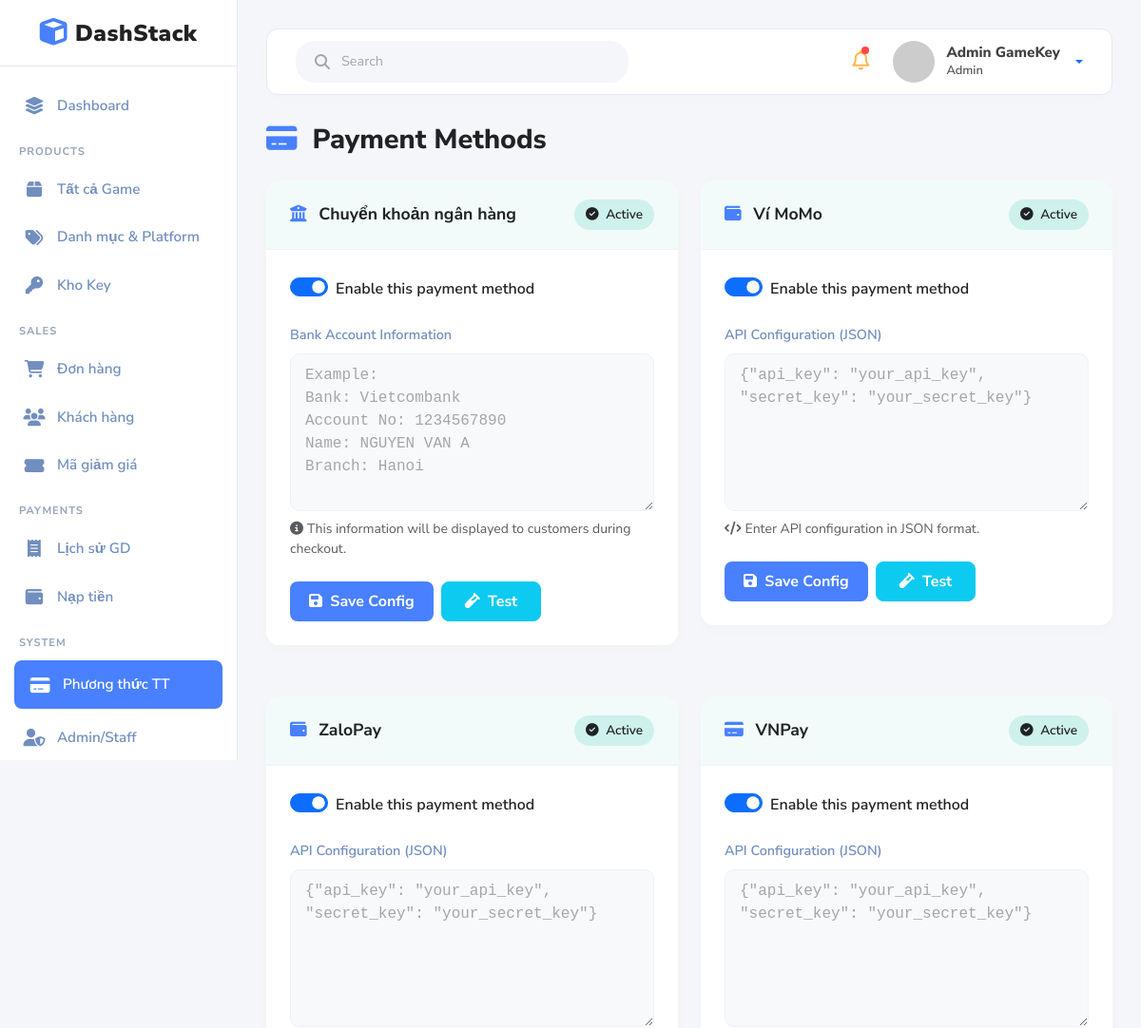
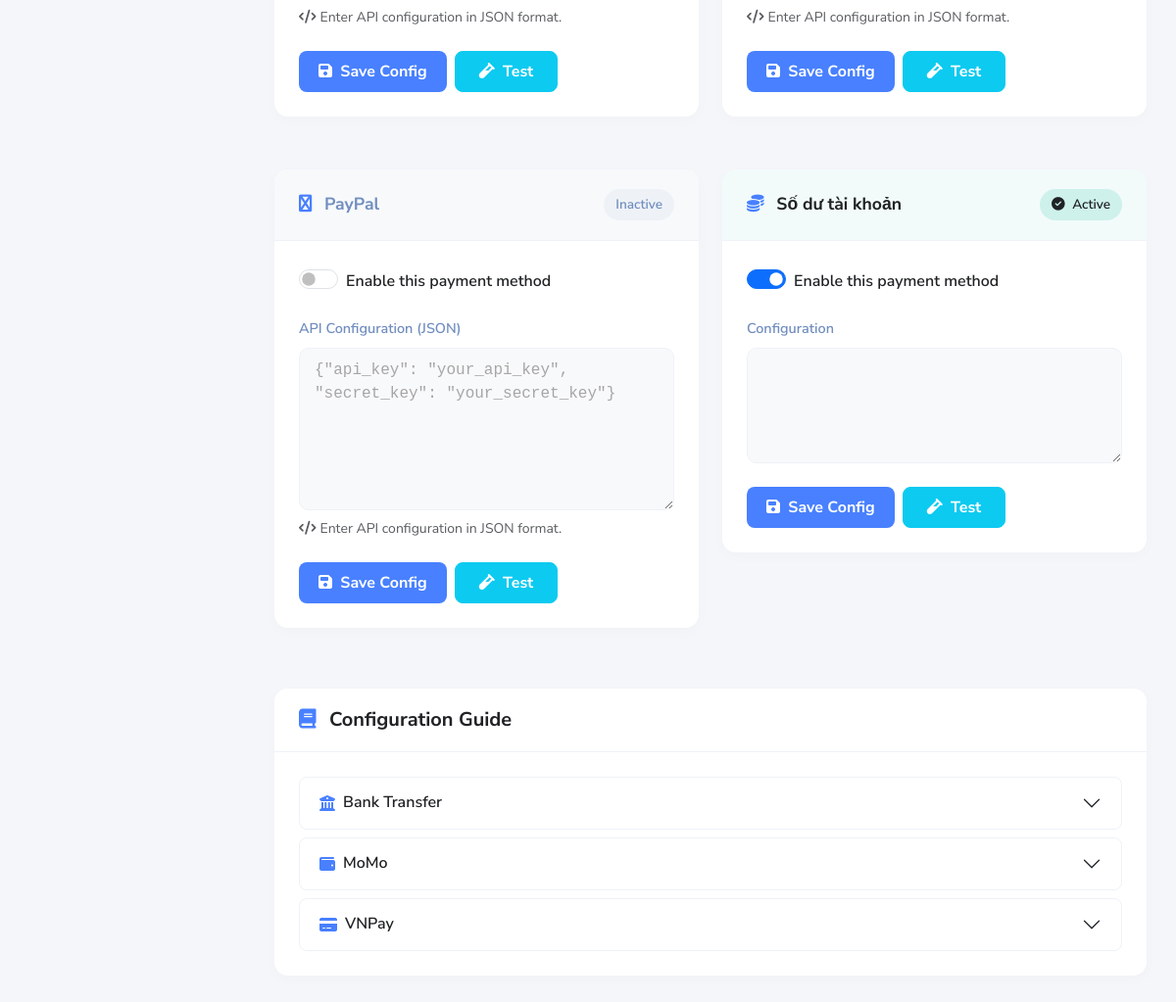
Screenshot of /admin/Payment_methods.php (signed in) with the database file from the repository (2 pictures, top to bottom).
### tables this page shows
CREATE TABLE `payment_methods` (
  `id` int(11) NOT NULL,
  `method_code` varchar(50) NOT NULL,
  `method_name` varchar(100) NOT NULL,
  `is_active` tinyint(1) NOT NULL DEFAULT 1,
  `config` text DEFAULT NULL COMMENT 'Cấu hình API (JSON)',
  `display_order` int(11) NOT NULL DEFAULT 0,
  `created_at` timestamp NOT NULL DEFAULT current_timestamp()
);

### admin/Payment_methods.php (the view, shortened to what this page needs)
<?php
require_once __DIR__ . '/../config/db.php';
include __DIR__ . '/includes/header.php';
$payment_methods = $conn->query("SELECT * FROM payment_methods ORDER BY display_order")->fetchAll();
?>
<div class="page-header mt-2">
    <h2 class="page-title"><i class="fas fa-credit-card text-primary me-2"></i> Payment Methods</h2>
</div>
<div class="row">
    <?php foreach($payment_methods as $pm):
    ?>
    <div class="col-md-6 mb-4">
        <div class="content-card">
            <div class="card-header-styled <?= $pm['is_active'] ? 'active-header' : 'inactive-header' ?>">
                <div class="d-flex justify-content-between align-items-center">
                    <div>
                        <h5 class="method-title <?= $pm['is_active'] ? 'method-title-active' : 'method-title-inactive' ?>">
                            <?php
                            $icons = [
                                'bank_transfer' => 'fa-university',
                                'momo' => 'fa-wallet',
                                'zalopay' => 'fa-wallet',
                                'vnpay' => 'fa-credit-card',
                                'paypal' => 'fa-paypal',
                                'balance' => 'fa-coins'
                            ];
                            ?>
                            <i class="fas <?= $icons[$pm['method_code']] ?? 'fa-money-bill' ?> me-2 text-primary"></i>
                            <?= htmlspecialchars($pm['method_name']) ?>
                        </h5>
                    </div>
                    <span class="badge-status <?= $pm['is_active'] ? 'badge-active' : 'badge-inactive' ?>">
                        <?= $pm['is_active'] ? '<i class="fas fa-check-circle me-1"></i> Active' : 'Inactive' ?>
                    </span>
                </div>
            </div>
            <div class="card-body-styled">
                <form method="POST">
                    <div class="mb-4">
                        <div class="form-check form-switch">
                            <input class="form-check-input" type="checkbox" name="is_active" id="active<?= $pm['id'] ?>" <?= $pm['is_active'] ? 'checked' : '' ?> style="cursor: pointer; width: 2.5em; height: 1.25em;">
                            <label class="form-check-label ms-2 mt-1" for="active<?= $pm['id'] ?>" style="cursor: pointer;">
                                Enable this payment method
                            </label>
                        </div>
                    </div>
                    <?php if($pm['method_code'] == 'bank_transfer'): ?>
                        <div class="mb-4">
                            <label class="form-label text-gray">Bank Account Information</label>
                            <textarea name="config" class="form-control" rows="6" placeholder="Example:
Bank: Vietcombank
Account No: 1234567890
Name: NGUYEN VAN A
Branch: Hanoi"><?= htmlspecialchars($pm['config'] ?: '') ?></textarea>
                            <small class="text-muted mt-2 d-block"><i class="fas fa-info-circle me-1"></i>This information will be displayed to customers during checkout.</small>
                        </div>
                    <?php elseif(in_array($pm['method_code'], ['momo', 'zalopay', 'vnpay', 'paypal'])): ?>
                        <div class="mb-4">
                            <label class="form-label text-gray">API Configuration (JSON)</label>
                            <textarea name="config" class="form-control" rows="6" placeholder='{"api_key": "your_api_key", "secret_key": "your_secret_key"}'><?= htmlspecialchars($pm['config'] ?: '') ?></textarea>
                            <small class="text-muted mt-2 d-block"><i class="fas fa-code me-1"></i>Enter API configuration in JSON format.</small>
                        </div>
                    <?php else: ?>
                        <div class="mb-4">
                            <label class="form-label text-gray">Configuration</label>
                            <textarea name="config" class="form-control" rows="4"><?= htmlspecialchars($pm['config'] ?: '') ?></textarea>
                        </div>
                    <?php endif; ?>
                    <div class="d-flex gap-2">
                        <button type="submit" class="btn btn-primary fw-bold">
                            <i class="fas fa-save me-1"></i> Save Config
                        </button>
                        <button type="button" class="btn btn-info fw-bold text-white px-4" data-bs-toggle="modal" data-bs-target="#testModal<?= $pm['id'] ?>">
                            <i class="fas fa-vial me-1"></i> Test
                        </button>
                    </div>
                </form>
            </div>
        </div>
    </div>
    <?php endforeach; ?>
</div>
<div class="content-card mt-2">
    <div class="card-header-styled bg-white">
        <h5 class="fw-bold text-dark m-0">
            <i class="fas fa-book text-primary me-2"></i> Configuration Guide
        </h5>
    </div>
    <div class="card-body-styled">
        <div class="accordion accordion-flush" id="guideAccordion">
            <div class="accordion-item border-0 mb-2 rounded-3" style="overflow: hidden; border: 1px solid #EEF2F7 !important;">
                <h2 class="accordion-header">
                    <button class="accordion-button collapsed rounded-3" type="button" data-bs-toggle="collapse" data-bs-target="#bank">
                        <i class="fas fa-university me-2 text-primary"></i> Bank Transfer
                    </button>
                </h2>
            </div>
            <div class="accordion-item border-0 mb-2 rounded-3" style="overflow: hidden; border: 1px solid #EEF2F7 !important;">
                <h2 class="accordion-header">
                    <button class="accordion-button collapsed rounded-3" type="button" data-bs-toggle="collapse" data-bs-target="#momo">
                        <i class="fas fa-wallet me-2 text-primary"></i> MoMo
                    </button>
                </h2>
            </div>
            <div class="accordion-item border-0 rounded-3" style="overflow: hidden; border: 1px solid #EEF2F7 !important;">
                <h2 class="accordion-header">
                    <button class="accordion-button collapsed rounded-3" type="button" data-bs-toggle="collapse" data-bs-target="#vnpay">
                        <i class="fas fa-credit-card me-2 text-primary"></i> VNPay
                    </button>
                </h2>
            </div>
        </div>
    </div>
</div>
<?php include __DIR__ . '/includes/footer.php'; ?>

### admin/includes/header.php (shortened to what this page needs)
<?php
require_once __DIR__ . '/auth.php';
if(isset($conn)) {
    $orders_pending_header = $conn->query("SELECT COUNT(*) FROM orders WHERE status = 'pending'")->fetchColumn();
    $low_stock_header = $conn->query("SELECT COUNT(*) FROM products WHERE stock_quantity < 10 AND stock_quantity > 0")->fetchColumn();
    $out_of_stock_header = $conn->query("SELECT COUNT(*) FROM products WHERE stock_quantity = 0")->fetchColumn();
    $total_notifications_header = $orders_pending_header + $low_stock_header + $out_of_stock_header;
} else {
    $total_notifications_header = 0;
    $orders_pending_header = 0;
    $low_stock_header = 0;
    $out_of_stock_header = 0;
}
?>
<!DOCTYPE html>
<html lang="vi">
<head>
    <link href="https://cdn.jsdelivr.net/npm/bootstrap@5.3.0/dist/css/bootstrap.min.css" rel="stylesheet">
    <link rel="stylesheet" href="https://cdnjs.cloudflare.com/ajax/libs/font-awesome/6.4.0/css/all.min.css">
</head>
<body>
<?php $isStaff = (($_SESSION['role'] ?? '') === 'staff'); ?>
<nav class="sidebar">
    <div class="sidebar-brand">
        <span style="color:var(--primary); font-size:1.8rem; margin-right:8px;"><i class="fas fa-cube"></i></span> DashStack
    </div>
    <div class="nav flex-column mt-3">
        <a href="index.php" class="nav-link <?= basename($_SERVER['PHP_SELF'])=='index.php'?'active':'' ?>">
            <i class="fas fa-layer-group"></i> Dashboard
        </a>
        <div class="nav-label">Products</div>
        <a href="products.php" class="nav-link <?= basename($_SERVER['PHP_SELF'])=='products.php'?'active':'' ?>">
            <i class="fas fa-box"></i> Tất cả Game
        </a>
        <a href="categories_platforms.php" class="nav-link <?= basename($_SERVER['PHP_SELF'])=='categories_platforms.php'?'active':'' ?>">
            <i class="fas fa-tags"></i> Danh mục & Platform
        </a>
        <a href="key_inventory.php" class="nav-link <?= basename($_SERVER['PHP_SELF'])=='key_inventory.php'?'active':'' ?>">
            <i class="fas fa-key"></i> Kho Key
        </a>
        <div class="nav-label">Sales</div>
        <a href="orders.php" class="nav-link <?= basename($_SERVER['PHP_SELF'])=='orders.php'?'active':'' ?>">
            <i class="fas fa-shopping-cart"></i> Đơn hàng
        </a>
        <a href="customers.php" class="nav-link <?= basename($_SERVER['PHP_SELF'])=='customers.php'?'active':'' ?>">
            <i class="fas fa-users"></i> Khách hàng
        </a>
        <a href="coupons.php" class="nav-link <?= basename($_SERVER['PHP_SELF'])=='coupons.php'?'active':'' ?>">
            <i class="fas fa-ticket-alt"></i> Mã giảm giá
        </a>
        <div class="nav-label">Payments</div>
        <a href="transactions.php" class="nav-link <?= basename($_SERVER['PHP_SELF'])=='transactions.php'?'active':'' ?>">
            <i class="fas fa-receipt"></i> Lịch sử GD
        </a>
        <a href="deposits.php" class="nav-link <?= basename($_SERVER['PHP_SELF'])=='deposits.php'?'active':'' ?>">
            <i class="fas fa-wallet"></i> Nạp tiền
        </a>
        <?php if (!$isStaff): ?>
            <div class="nav-label">System</div>
            <a href="Payment_methods.php" class="nav-link <?= basename($_SERVER['PHP_SELF'])=='Payment_methods.php'?'active':'' ?>">
                <i class="fas fa-credit-card"></i> Phương thức TT
            </a>
            <a href="Admins.php" class="nav-link <?= basename($_SERVER['PHP_SELF'])=='Admins.php'?'active':'' ?>">
                <i class="fas fa-user-shield"></i> Admin/Staff
            </a>
        <?php endif; ?>
    </div>
</nav>
<div class="main-content">
    <div class="top-bar">
        <div class="top-bar-left">
            <div class="search-bar">
                <i class="fas fa-search" style="color:#A6A6A6;"></i>
                <input type="text" placeholder="Search">
            </div>
        </div>
        <div class="top-bar-icons">
            <div class="notification-bell" data-bs-toggle="modal" data-bs-target="#notificationModal">
                <i class="far fa-bell"></i>
                <?php if($total_notifications_header > 0): ?>
                    <span class="notification-dot active"></span>
                <?php endif; ?>
            </div>
            <div class="dropdown admin-dropdown">
                <?php $adminDisplayName = $_SESSION['admin_name'] ?? 'Administrator'; ?>
                <a class="admin-profile dropdown-toggle" href="#" role="button" data-bs-toggle="dropdown" aria-expanded="false">
                    <img src="https://ui-avatars.com/api/?name=<?= urlencode($adminDisplayName) ?>&background=E2E5FF&color=4880FF&bold=true" class="admin-avatar" alt="Admin">
                    <div class="admin-info">
                        <h6><?= $adminDisplayName ?></h6>
                        <span><?= $isStaff ? 'Staff' : 'Admin' ?></span>
                    </div>
                </a>
            </div>
        </div>
    </div>

### admin/includes/footer.php (shortened to what this page needs)
</div>
</body>
</html>

### admin/includes/header.php (style rules this page uses)
:root { --bg-body: #F5F6FA; --bg-surface: #FFFFFF; --primary: #4880FF; --text-dark: #202224; --text-gray: #718EBF; --border-color: #E6E9F4; --success-bg: #CCF0EB; --success-text: #00B69B; --warning-bg: #FFE2E5; --warning-text: #F93C65; --pending-bg: #E2E5FF; --pending-text: #6226EF; --info-bg: #FFF4DE; --info-text: #FF947A; }
body { font-family: 'Nunito Sans', sans-serif; background-color: var(--bg-body); color: var(--text-dark); margin: 0; padding: 0; overflow-x: hidden; min-height: 100vh; }
.sidebar { width: 250px; height: 100vh; position: fixed; left: 0; top: 0; background: var(--bg-surface); z-index: 1000; transition: 0.3s; border-right: 1px solid var(--border-color); overflow-y: auto; }
.sidebar-brand { height: 70px; display: flex; align-items: center; justify-content: center; font-size: 1.5rem; font-weight: 900; border-bottom: 1px solid var(--border-color); color: var(--text-dark); letter-spacing: 0.5px; }
.sidebar-brand span { color: var(--primary); }
.sidebar .nav-link { color: var(--text-gray); padding: 14px 20px; font-weight: 600; display: flex; align-items: center; transition: all 0.2s ease; position: relative; font-size: 0.95rem; border-left: 4px solid transparent; text-decoration: none; }
.sidebar .nav-link i { width: 24px; font-size: 1.15rem; text-align: center; margin-right: 12px; color: var(--text-gray); }
.sidebar .nav-link.active { color: #fff; background: var(--primary); border-left: 0; margin: 5px 15px; border-radius: 8px; padding: 14px 15px; }
.sidebar .nav-link.active i { color: #fff; }
.sidebar .nav-label { text-transform: uppercase; font-size: 0.7rem; letter-spacing: 1px; color: #94a3b8; padding: 15px 20px 5px; font-weight: 700; }
.main-content { margin-left: 250px; padding: 30px; transition: 0.3s; min-height: 100vh; }
.top-bar { display: flex; justify-content: space-between; align-items: center; margin-bottom: 30px; background: var(--bg-surface); height: 70px; padding: 0 30px; border-radius: 12px; border: 1px solid var(--border-color); box-shadow: 0px 4px 20px rgba(0, 0, 0, 0.01); }
.top-bar-left { display: flex; align-items: center; gap: 20px; }
.search-bar { background: #F5F6FA; border-radius: 20px; padding: 10px 20px; display: flex; align-items: center; width: 350px; }
.search-bar input { border: none; background: none; outline: none; margin-left: 10px; width: 100%; color: var(--text-dark); font-weight: 600; font-size: 0.9rem; }
.search-bar input::placeholder { color: #A6A6A6; font-weight: 400; }
.top-bar-icons { display: flex; align-items: center; gap: 25px; }
.notification-bell { position: relative; cursor: pointer; font-size: 1.3rem; color: #FFB648; transition: all 0.3s ease; }
.notification-dot { position: absolute; top: 0; right: 0; width: 8px; height: 8px; background: #FF4747; border-radius: 50%; display: none; }
.notification-dot.active { display: block; }
.admin-profile { display: flex; align-items: center; gap: 12px; cursor: pointer; text-decoration: none !important; }
.admin-avatar { width: 44px; height: 44px; border-radius: 50%; object-fit: cover; }
.admin-info { display: flex; flex-direction: column; }
.admin-info h6 { margin: 0; font-size: 0.95rem; color: #404040; font-weight: 800; }
.admin-info span { font-size: 0.8rem; color: #565656; font-weight: 600; }
.page-title { font-size: 1.8rem; font-weight: 800; color: var(--text-dark); margin-bottom: 25px; }
.btn { font-weight: 700; border-radius: 8px; padding: 8px 20px; transition: 0.3s; }
.btn-primary { background: var(--primary); border: none; }
.form-control, .form-select { background: #F5F6FA; border: 1px solid var(--border-color); padding: 12px 15px; border-radius: 8px; color: var(--text-dark); font-weight: 600; }
.form-label { font-weight: 800; font-size: 0.9rem; color: var(--text-dark); margin-bottom: 8px; }
.text-gray { color: var(--text-gray) !important; font-weight: 600; }
.text-primary { color: var(--primary) !important; }
.text-dark { color: var(--text-dark) !important; }
.form-control::placeholder { color: #A6A6A6; font-weight: 400; }

### rows the page displays
payment_methods: method_name "Chuyển khoản ngân hàng", shows "Active", is_active "☑"
payment_methods: method_name "Ví MoMo", shows "Active", is_active "☑"
payment_methods: method_name "ZaloPay", shows "Active", is_active "☑"
payment_methods: method_name "VNPay", shows "Active", is_active "☑"
payment_methods: method_name "PayPal", shows "Inactive"
payment_methods: method_name "Số dư tài khoản", shows "Active", is_active "☑"

### other values shown
$adminDisplayName "Admin GameKey"
